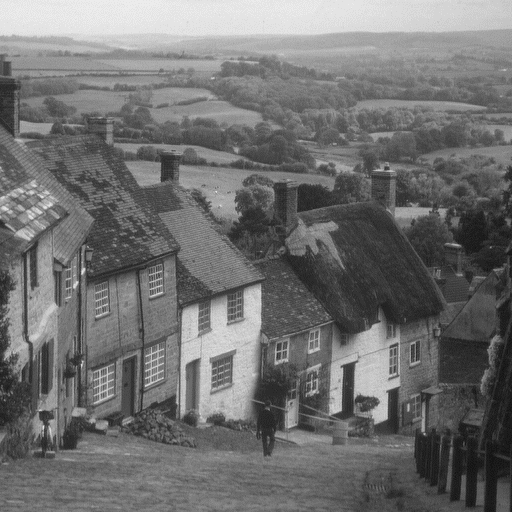
%> input picture Images/1/Goldhill.bmp, 512 x 512 px
$ octave multiple_images.m   (GNU Octave 9; MATLAB toolbox functions it lacks are replaced by stand-ins)
%> lines starting %> are read from the running program, lines starting %| are printed output that depends on the picture
% % ~==~==~==~==~==~==~==~==~==~==~==~==~==~==~==~==~==~==
% % showing simple operations between multiple images
% % including addition and subtraction.
% % ~==~==~==~==~==~==~==~==~==~==~==~==~==~==~==~==~==~==

clear;
im1 = imread('..\Images\1\Goldhill.bmp');
%> im1 is the input picture: size 512x512 uint8; min 20, max 236, mean 112.2
im2 = imread('..\Images\1\Elaine.bmp');
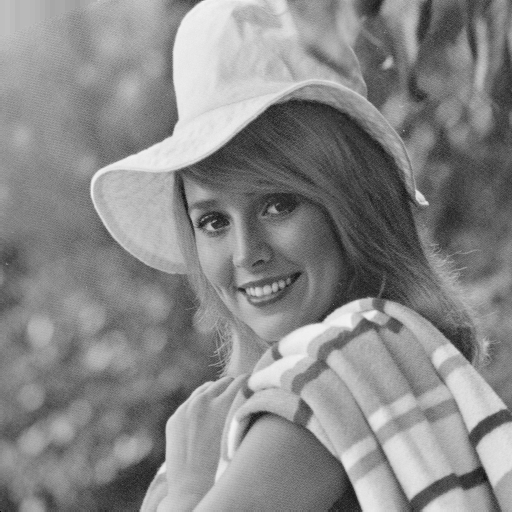
%> input picture Images/1/Elaine.bmp, 512 x 512 px
%> im2 is the input picture: size 512x512 uint8; min 0, max 243, mean 136.4

figure(1);
subplot(2,3,1),imshow(im1); title ('IMAGE1');
subplot(2,3,2),imshow(im2); title ('IMAGE2');

res = im1 + im2;
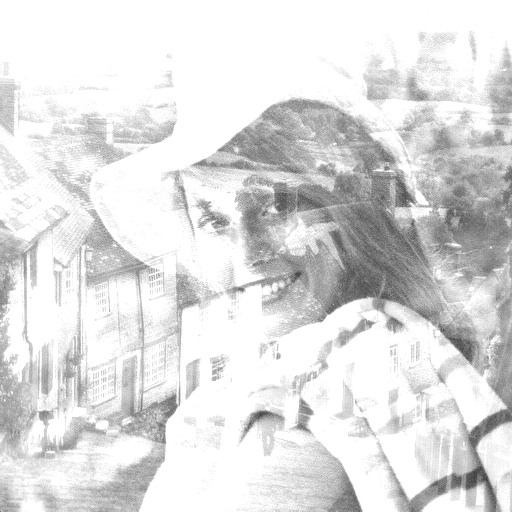
%> res: size 512x512 uint8; min 55, max 255, mean 222.4
subplot(2,3,3),imshow(res); title ('IM1 + IM2');

im1 = double(im1); im2 = double(im2);

res = im1 - im2;
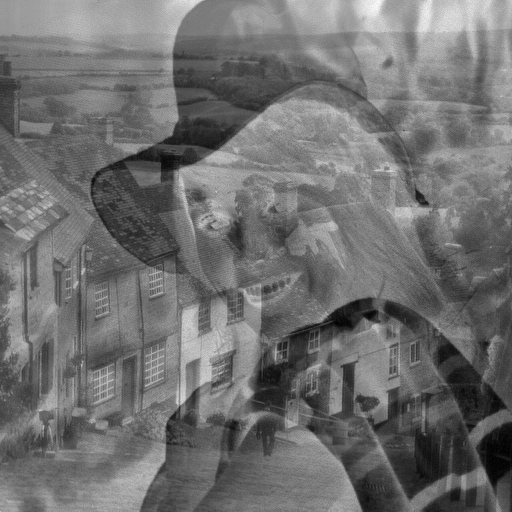
%> res: size 512x512 double; min -205, max 206, mean -24.1; drawn with min black and max white
res = uint8((res + 255)/2);
%> res: size 512x512 uint8
subplot(2,3,4),imshow(res); title ('IM1 - IM2');

res = im2 - im1;
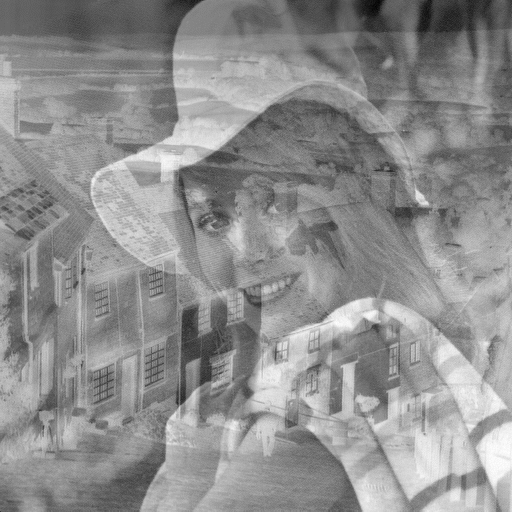
%> res: size 512x512 double; min -206, max 205, mean 24.1; drawn with min black and max white
res = uint8((res + 255)/2);
%> res: size 512x512 uint8
subplot(2,3,5),imshow(res); title ('IM2 - IM1');
